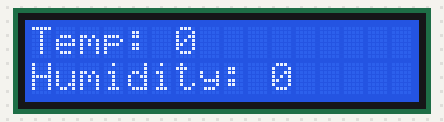
A sketch run on a simulated ESP8266 (NodeMCU). On the bench: 16×2 character LCD. What the sketch prints to the serial monitor is not drawn.

Above: at 8.1 s.
At 17.2 s:
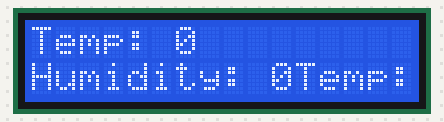

Measured:
- what the display in image 0 shows lasts 9.0 s, from 8.1 s to 17.1 s

The sketch:

Glawnaya_NEW_version.ino
```cpp
#include <ESP8266WiFi.h>
#include <espnow.h>
#include <LiquidCrystal_I2C.h>
#include <Wire.h>

// set the LCD number of columns and rows
int lcdColumns = 16;
int lcdRows = 2;
// Structure example to receive data
LiquidCrystal_I2C lcd(0x27, lcdColumns, lcdRows);


uint8_t broadcastAddress[] = {0x48, 0x3F, 0xDA, 0x54, 0xF5, 0x31};        // МАС адрес получателя

uint8_t broadcastAddress1[] = {0x48, 0x3F, 0xDA, 0x54, 0xF5, 0x31};        // МАС адрес получателя

uint8_t broadcastAddress2[] = {0x48, 0x3F, 0xDA, 0x54, 0xF5, 0x31};        // МАС адрес получателя

#define BOARD_ID 3
// Must match the sender structure
typedef struct struct_message {
    int id;
    int x;
    int y;
    int z;
    int x2;
    int y2;
    int z2;
    int pochva;
    int temper;
    int vozduh;
} struct_message;

// Create a struct_message called myData
struct_message myData;

// Callback function that will be executed when data is received
void OnDataRecv(uint8_t * mac, uint8_t *incomingData, uint8_t len) {
  memcpy(&myData, incomingData, sizeof(myData));
  Serial.println(myData.x);
  Serial.println(myData.y);
  Serial.println(myData.z);
  Serial.println(myData.x2);
  Serial.println(myData.y2);
  Serial.println(myData.z2);
  Serial.println();
}

void setup() {

  // initialize LCD
  lcd.init();
  // turn on LCD backlight
  lcd.backlight();
  // Initialize Serial Monitor
  Serial.begin(115200);

  // Set device as a Wi-Fi Station
  WiFi.mode(WIFI_STA);

  // Init ESP-NOW
  if (esp_now_init() != 0) {
    Serial.println("Error initializing ESP-NOW");
    return;
  }

  // Once ESPNow is successfully Init, we will register for recv CB to
  // get recv packer info
  esp_now_set_self_role(ESP_NOW_ROLE_SLAVE);
  esp_now_register_recv_cb(OnDataRecv);
   esp_now_add_peer(broadcastAddress, ESP_NOW_ROLE_CONTROLLER, 1, NULL, 0);     // Регистрируем пиры esp_now_add_peer(broadcastAddress, ESP_NOW_ROLE_SLAVE, 1, NULL, 0);     // Регистрируем пиры
  esp_now_add_peer(broadcastAddress1, ESP_NOW_ROLE_CONTROLLER, 1, NULL, 0);     // Регистрируем пиры
   esp_now_add_peer(broadcastAddress1, ESP_NOW_ROLE_CONTROLLER, 1, NULL, 0);

}

void loop() {
    // на помпу
   int board1pch = (myData.x + myData.x2)/2;
   myData.id = BOARD_ID;
   myData.pochva = board1pch;                                                         // Отправляем данные
   esp_now_send(0, (uint8_t *) &myData, sizeof(myData));                // Отправляем сообщение
   delay(2000);
  //  на увлажнитель
   int board1voz = (myData.y + myData.y2)/2;
   myData.id = BOARD_ID;
   myData.vozduh = board1voz;                                                         // Отправляем данные
   esp_now_send(0, (uint8_t *) &myData, sizeof(myData));                // Отправляем сообщение
   delay(2000);
  // на мотор
   int board1temp = (myData.z + myData.z2)/2;
   myData.id = BOARD_ID;
   myData.temper = board1temp;                                                         // Отправляем данные
   esp_now_send(0, (uint8_t *) &myData, sizeof(myData));                // Отправляем сообщение
   delay(2000);


    if( myData.x == 0 or myData.y== 0 or myData.z == 0){
      digitalWrite(8, HIGH);
      delay(1000);
      digitalWrite(8, LOW);
      delay(1000);

}
    else{
      digitalWrite(8, LOW);
    }
  lcd.print("Temp: ");
  lcd.print(myData.x);
  lcd.setCursor(0, 1);
  lcd.print("Humidity: ");
  lcd.print(myData.y);

  Serial.println(myData.x);
  Serial.println(myData.y);
  Serial.println(myData.z);
  delay(1000);
}
```

VLAGA.ino
```cpp

```
